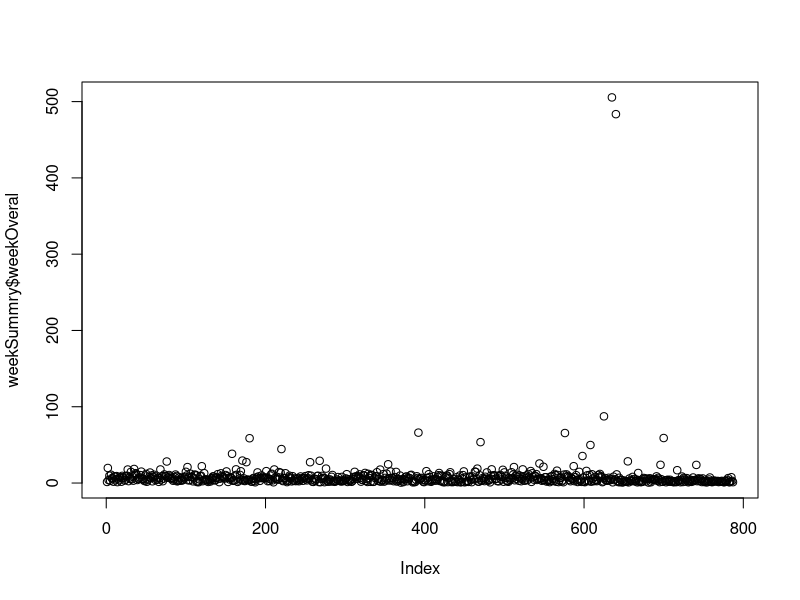
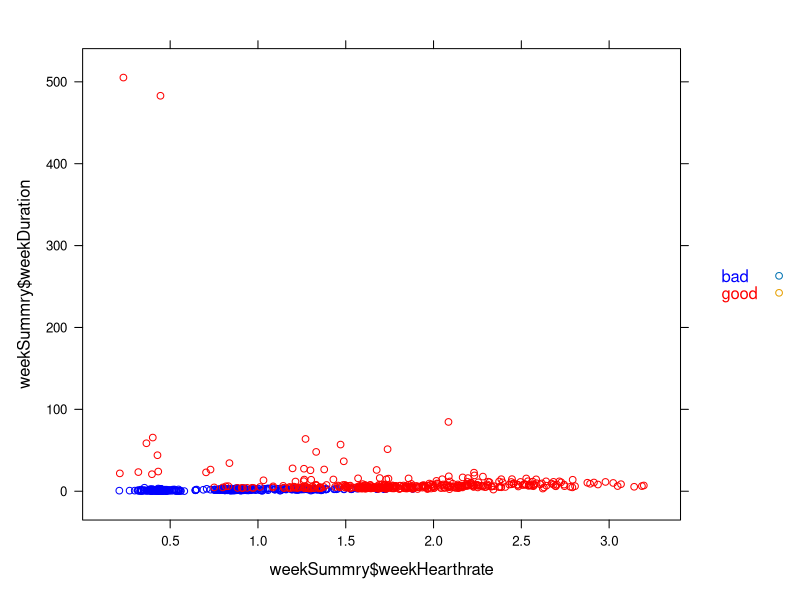

Source code (R) for these figures, in order: (Note: this script raises an error after producing the figures.)
# should set working dir
setwd("/path/to/working/dir")

weekSummry = read.csv2("ridersWeek.csv")

randomRows = function(df,n){
  return(df[sample(nrow(df),n),])
}

# enacba za izracun kulk dober je bil teden
# intensity * duration * hr (per week) / 7
summary(weekSummry)

# cleanup
weekSummry$mon_intensity = as.numeric(as.character(weekSummry$mon_intensity))
weekSummry$tue_intensity = as.numeric(as.character(weekSummry$tue_intensity))
weekSummry$wed_intensity = as.numeric(as.character(weekSummry$wed_intensity))
weekSummry$thu_intensity = as.numeric(as.character(weekSummry$thu_intensity))
weekSummry$fri_intensity = as.numeric(as.character(weekSummry$fri_intensity))
weekSummry$sat_intensity = as.numeric(as.character(weekSummry$sat_intensity))
weekSummry$sun_intensity = as.numeric(as.character(weekSummry$sun_intensity))

weekSummry$mon_duration = as.numeric(as.character(weekSummry$mon_duration))
weekSummry$tue_duration = as.numeric(as.character(weekSummry$tue_duration))
weekSummry$wed_duration = as.numeric(as.character(weekSummry$wed_duration))
weekSummry$thu_duration = as.numeric(as.character(weekSummry$thu_duration))
weekSummry$fri_duration = as.numeric(as.character(weekSummry$fri_duration))
weekSummry$sat_duration = as.numeric(as.character(weekSummry$sat_duration))
weekSummry$sun_duration = as.numeric(as.character(weekSummry$sun_duration))

weekSummry$mon_hr = as.numeric(as.character(weekSummry$mon_hr))
weekSummry$tue_hr = as.numeric(as.character(weekSummry$tue_hr))
weekSummry$wed_hr = as.numeric(as.character(weekSummry$wed_hr))
weekSummry$thu_hr = as.numeric(as.character(weekSummry$thu_hr))
weekSummry$fri_hr = as.numeric(as.character(weekSummry$fri_hr))
weekSummry$sat_hr = as.numeric(as.character(weekSummry$sat_hr))
weekSummry$sun_hr = as.numeric(as.character(weekSummry$sun_hr))

maxHr = mean( c( median(weekSummry$mon_hr), median(weekSummry$tue_hr), median(weekSummry$wed_hr), median(weekSummry$thu_hr), median(weekSummry$fri_hr), median(weekSummry$sat_hr), median(weekSummry$sun_hr) ))
maxDuration = mean( c( median(weekSummry$mon_duration), median(weekSummry$tue_duration), median(weekSummry$wed_duration), median(weekSummry$thu_duration), median(weekSummry$fri_duration), median(weekSummry$sat_duration), median(weekSummry$sun_duration) ))

weekSummry$weekIntensity = (weekSummry$mon_intensity + weekSummry$tue_intensity + weekSummry$wed_intensity + weekSummry$thu_intensity + weekSummry$fri_intensity + weekSummry$sat_intensity + weekSummry$sun_intensity) / 7 / 2
weekSummry$weekDuration = (weekSummry$mon_duration/maxDuration + weekSummry$tue_duration/maxDuration + weekSummry$wed_duration/maxDuration + weekSummry$thu_duration/maxDuration + weekSummry$fri_duration/maxDuration + weekSummry$sat_duration/maxDuration + weekSummry$sun_duration/maxDuration) / 7
weekSummry$weekHearthrate = (weekSummry$mon_hr + weekSummry$tue_hr + weekSummry$wed_hr + weekSummry$thu_hr + weekSummry$fri_hr + weekSummry$sat_hr + weekSummry$sun_hr) / 7 / maxHr
weekSummry$weekOveral = weekSummry$weekIntensity + weekSummry$weekDuration + weekSummry$weekHearthrate
medAthlete = median(weekSummry$weekOveral)
weekSummry$bestAtlethes[weekSummry$weekOveral > medAthlete] = "good"
weekSummry$bestAtlethes[weekSummry$weekOveral <= medAthlete] = "bad"

weekSummry
plot(weekSummry$weekOveral)

library(lattice)
xyplot(weekSummry$weekDuration~weekSummry$weekHearthrate, 
       col = c("blue", "red"),
       auto.key = list(TRUE, col = c("blue", "red")),
       groups = factor(weekSummry$bestAtlethes))

write.csv2(weekSummry, file = "classifiedRidersWeek.csv")

# create training sets
bestAthletesTrainingSet = weekSummry[weekSummry$weekOveral > medAthlete,]
write.csv2(bestAthletesTrainingSet, file = "bestAthletes_train.csv")
bestAthletesTestSet = randomRows(bestAthletesTrainingSet, 50)
bestAthletesTestSet1 = randomRows(weekSummry[weekSummry$weekOveral < medAthlete,], 250)
bestAthletesTestSetMerge = merge(bestAthletesTestSet, bestAthletesTestSet1, all = TRUE)
write.csv2(bestAthletesTestSetMerge, file = "bestAthletes_test.csv")

# create random test pool
randomTrainDF = randomRows(weekSummry, 400)
write.csv2(randomTestDF, file = "week_riders_random_train.csv")
randomTestDF = randomRows(weekSummry, 400)
write.csv2(randomTestDF, file = "week_riders_random_test.csv")

# trainig set without rider 1 and 2
bestAthletesTrainingSet$Rider = as.character(bestAthletesTrainingSet$Rider)
trainingSetWithoutR1R2 = bestAthletesTrainingSet[bestAthletesTrainingSet$Rider != "Rider1",]
trainingSetWithoutR1R2 = bestAthletesTrainingSet[bestAthletesTrainingSet$Rider != "Rider2",]
trainingSetWithoutR1R2 = bestAthletesTrainingSet[bestAthletesTrainingSet$Rider != "Rider3",]
write.csv2(trainingSetWithoutR1R2, file = "best_athletes_witout_r1_r2_r3_train.csv")
testSetWitoutR1R2 = randomRows(bestAthletesTrainingSet[bestAthletesTrainingSet$Rider == "Rider1",], 10)
testSetWitoutR1R2 = merge(testSetWitoutR1R2, randomRows(bestAthletesTrainingSet[bestAthletesTrainingSet$Rider == "Rider2",], 10), all = TRUE)
testSetWitoutR1R2 = merge(testSetWitoutR1R2, randomRows(bestAthletesTrainingSet[bestAthletesTrainingSet$Rider == "Rider3",], 20), all = TRUE)
testSetWitoutR1R2 = merge(testSetWitoutR1R2, randomRows(weekSummry[weekSummry$weekOveral < medAthlete,], 20), all = TRUE)
write.csv2(trainingSetWithoutR1R2, file = "best_athletes_witout_r1_r2_r3_test.csv")
